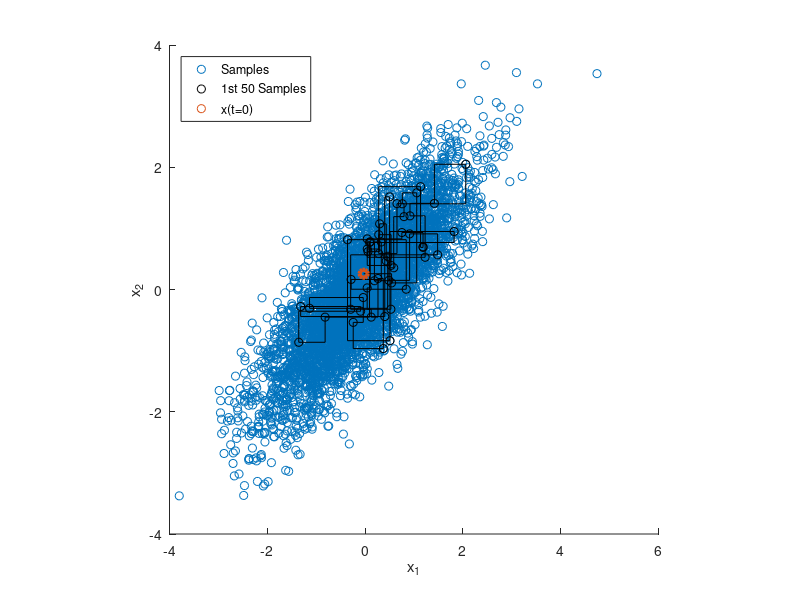

Recreate this plot in MATLAB.
%https://victorfang.wordpress.com/2014/04/29/mcmc-the-gibbs-sampler-simple-example-w-matlab-code/
%seed 用来控制 rand 和 randn 
% 如果没有设置seed，每次运行rand或randn产生的随机数都是不一样的
% 用了seed，比如设置rand('seed',0);，那么每次运行rand产生的随机数是一样的，这样对调试程序很有帮助
rand('seed' ,12345);
 
nSamples = 5000;
 
mu = [0 0]; % TARGET MEAN目标均值
rho(1) = 0.8; % rho_21目标方差
rho(2) = 0.8; % rho_12目标方差
 
% INITIALIZE THE GIBBS SAMPLER
propSigma = 1; % PROPOSAL VARIANCE
minn = [-3 -3];
maxx = [3 3];
 
% INITIALIZE SAMPLES
x = zeros(nSamples,2);
x(1,1) = unifrnd(minn(1), maxx(1));%unifrnd生成连续均匀分布的随机数
x(1,2) = unifrnd(minn(2), maxx(2));
 
dims = 1:2; % INDEX INTO EACH DIMENSION
 
% RUN GIBBS SAMPLER
t = 1;
while t < nSamples%总共采样出5000个采样点
    t = t + 1;
    T = [t-1,t];
    for iD = 1:2 % LOOP OVER DIMENSIONS总共两维，注释先讨论第一维
        % UPDATE SAMPLES
        nIx = dims~=iD; % *NOT* THE CURRENT DIMENSION找到另外一维nIx=[0 1]logical类型
        % CONDITIONAL MEAN
        muCond = mu(iD) + rho(iD)*(x(T(iD),nIx)-mu(nIx));%计算均值=表达式μ(1)+ρ(1)*(x(n,2)-μ(2))其中x(n,2)代表样本第n个数据的第二维
        % CONDITIONAL VARIANCE
        varCond = sqrt(1-rho(iD)^2);%计算方差
        % DRAW FROM CONDITIONAL
        x(t,iD) = normrnd(muCond,varCond);%正态分布随机函数，计算得到当前第t个数据的第1维数据value
    end
end
 
% DISPLAY SAMPLING DYNAMICS
figure;
h1 = scatter(x(:,1),x(:,2),'r.');%scatter描绘散点图，x为横坐标，y为纵坐标
 
% CONDITIONAL STEPS/SAMPLES
hold on;%画出前五十个采样点
for t = 1:50
    plot([x(t,1),x(t+1,1)],[x(t,2),x(t,2)],'k-');
    plot([x(t+1,1),x(t+1,1)],[x(t,2),x(t+1,2)],'k-');
    h2 = plot(x(t+1,1),x(t+1,2),'ko');
end
 
h3 = scatter(x(1,1),x(1,2),'go','Linewidth',3);
legend([h1,h2,h3],{'Samples','1st 50 Samples','x(t=0)'},'Location','Northwest')
hold off;
xlabel('x_1');
ylabel('x_2');
axis square